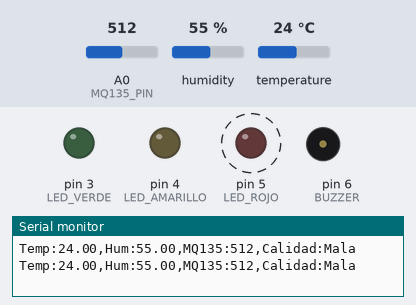
The sketch below on a simulated Arduino Uno, built with avr-gcc and run on an emulated ATmega328P. Parts: output pins drawn as LEDs (lit = HIGH), buzzer (waves = sounding, pin HIGH), the last lines printed to the serial monitor. Dashed ring = blinking. The inputs (shaded band) are chosen by the test bench; at power-on: A0 (MQ135_PIN) = 512, humidity 55 %, temperature 24 °C.

Above: at 4.5 s.
4.9 s: A0 (MQ135_PIN) set to 358
8.4 s: A0 (MQ135_PIN) set to 338
At 11.0 s:
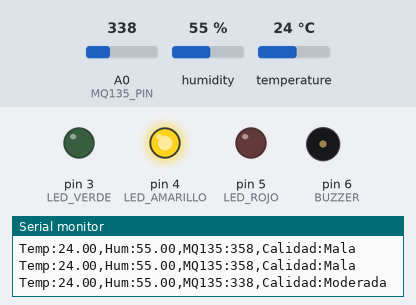
11.9 s: A0 (MQ135_PIN) set to 261
14.9 s: A0 (MQ135_PIN) set to 241
At 17.1 s:
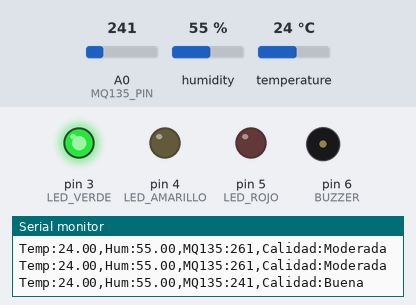
17.9 s: A0 (MQ135_PIN) set to 260
At 18.3 s:
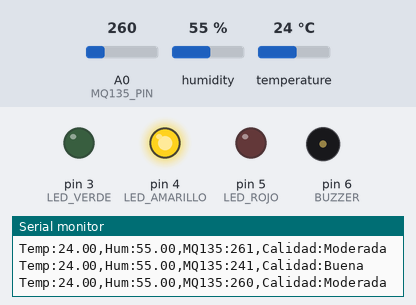
20.9 s: A0 (MQ135_PIN) set to 240
At 22.6 s:
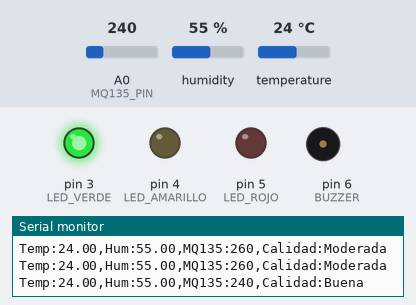
Timing chart, 0 to 24.1 s (numbered marks = the images above; inputs shaded):
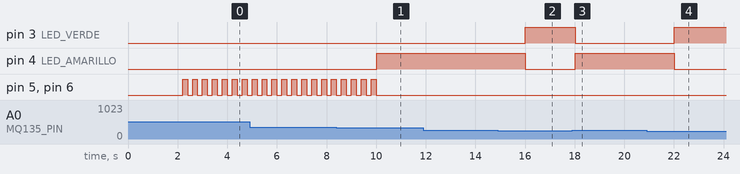

The sketch:

programa_arduino.ino
```cpp
#include <SoftwareSerial.h>
#include <DHT.h>

#define DHTPIN 2
#define DHTTYPE DHT11
DHT dht(DHTPIN, DHTTYPE);

#define MQ135_PIN A0

#define LED_VERDE 3
#define LED_AMARILLO 4
#define LED_ROJO 5
#define BUZZER 6

SoftwareSerial BT(7, 8); // RX, TX

unsigned long previousBuzzerMillis = 0;
const long buzzerInterval = 200; // Tiempo entre encendido/apagado del buzzer y LED rojo
bool buzzerState = false;
bool buzzerActive = false;

unsigned long previousSensorMillis = 0;
const long sensorInterval = 2000; // Leer sensores cada 2 segundos

void setup() {
  Serial.begin(9600);
  BT.begin(9600);
  dht.begin();

  pinMode(LED_VERDE, OUTPUT);
  pinMode(LED_AMARILLO, OUTPUT);
  pinMode(LED_ROJO, OUTPUT);
  pinMode(BUZZER, OUTPUT);

  digitalWrite(LED_VERDE, LOW);
  digitalWrite(LED_AMARILLO, LOW);
  digitalWrite(LED_ROJO, LOW);
  digitalWrite(BUZZER, LOW);
}

void loop() {
  unsigned long currentMillis = millis();

  // alerta
  if (buzzerActive && (currentMillis - previousBuzzerMillis >= buzzerInterval)) {
    previousBuzzerMillis = currentMillis;
    buzzerState = !buzzerState;
    digitalWrite(BUZZER, buzzerState);
    digitalWrite(LED_ROJO, buzzerState);
  }

  // Lectura de sensores y envío por blutu
  if (currentMillis - previousSensorMillis >= sensorInterval) {
    previousSensorMillis = currentMillis;

    float temp = dht.readTemperature();
    float hum = dht.readHumidity();
    int mq135_raw = analogRead(MQ135_PIN);

    String calidad;

    // Reiniciar estado de todo
    digitalWrite(LED_VERDE, LOW);
    digitalWrite(LED_AMARILLO, LOW);
    digitalWrite(LED_ROJO, LOW);
    digitalWrite(BUZZER, LOW);
    buzzerState = false;
    buzzerActive = false;

    if (mq135_raw < 250) {
      calidad = "Buena";
      digitalWrite(LED_VERDE, HIGH);
    } else if (mq135_raw < 350) {
      calidad = "Moderada";
      digitalWrite(LED_AMARILLO, HIGH);
    } else {
      calidad = "Mala";
      buzzerActive = true; // Activar alerta
      previousBuzzerMillis = currentMillis;
    }

    String datos = "Temp:" + String(temp) +
                   ",Hum:" + String(hum) +
                   ",MQ135:" + String(mq135_raw) +
                   ",Calidad:" + calidad;

    Serial.println(datos);
    BT.println(datos);
  }
}
```

Measured:
- the behaviour switches between 350 and 349 on A0 (MQ135_PIN) (found by bisection; images 0 and 1)
- the behaviour switches between 250 and 249 on A0 (MQ135_PIN) (found by bisection; images 1 and 2)
- after the input at 8.4 s, pin 4 (LED_AMARILLO): LOW → HIGH after 1.6 s; pin 5 (LED_ROJO), pin 6 (BUZZER): goes on until 10.0 s, then stays LOW
- after the input at 14.9 s, pin 3 (LED_VERDE): LOW → HIGH after 1.1 s; pin 4 (LED_AMARILLO): HIGH → LOW after 1.1 s
- after the input at 17.9 s, pin 3 (LED_VERDE): HIGH → LOW after 0.12 s; pin 4 (LED_AMARILLO): LOW → HIGH after 0.12 s
- after the input at 20.9 s, pin 3 (LED_VERDE): LOW → HIGH after 1.1 s; pin 4 (LED_AMARILLO): HIGH → LOW after 1.1 s
